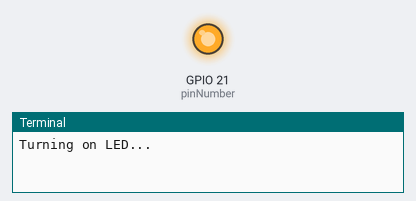
Bench run of a program on a simulated Raspberry Pi (BCM pin numbers). On the bench: output pins drawn as LEDs (lit = HIGH), the last lines printed to the terminal. At 10.0 s the program stops and its outputs stay as they are.

Above: at 0.1 s.
At 10.1 s:
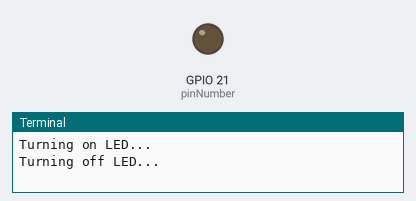
Timing chart, 0 to 11.5 s (numbered marks = the images above):
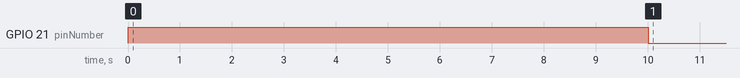

Measured:
- by itself, GPIO 21 (pinNumber): LOW → HIGH at 0.00 s, → LOW 10.0 s later

The program:

turn_on_led.py
```python
#!/usr/bin/env python

import RPi.GPIO as GPIO
import time

# Use Raspberry Pi pin labels
GPIO.setmode(GPIO.BCM)

# OR use Raspberry Pi board pin numbers
# GPIO.setmode(GPIO.BOARD)

# Choose the pin number you want to use
pinNumber = 21

try:
    # Set up GPIO pin as outout
    GPIO.setup(pinNumber, GPIO.OUT)

    # Turn on the LED
    print("Turning on LED...")
    GPIO.output(pinNumber, GPIO.HIGH)

    # Sleep for 10 seconds
    time.sleep(10)

    # Turn off LED
    print("Turning off LED...")
    GPIO.output(pinNumber, GPIO.LOW)
except KeyboardInterrupt:
    print("Keyboard interrupt... exiting.")

GPIO.cleanup()
```
